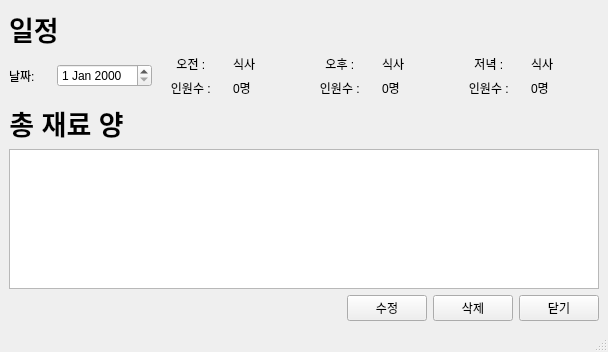
<?xml version="1.0" encoding="UTF-8"?>
<ui version="4.0">
 <class>DateViewWindow</class>
 <widget class="QMainWindow" name="DateViewWindow">
  <property name="geometry">
   <rect>
    <x>0</x>
    <y>0</y>
    <width>608</width>
    <height>352</height>
   </rect>
  </property>
  <property name="windowTitle">
   <string>DateView</string>
  </property>
  <widget class="QWidget" name="centralwidget">
   <layout class="QVBoxLayout" name="verticalLayout">
    <item>
     <widget class="QLabel" name="DateName">
      <property name="font">
       <font>
        <pointsize>20</pointsize>
        <bold>true</bold>
       </font>
      </property>
      <property name="text">
       <string>일정</string>
      </property>
     </widget>
    </item>
    <item>
     <layout class="QHBoxLayout" name="horizontalLayout_3">
      <item>
       <layout class="QHBoxLayout" name="horizontalLayout">
        <item>
         <widget class="QLabel" name="label">
          <property name="text">
           <string>날짜:</string>
          </property>
         </widget>
        </item>
        <item>
         <widget class="QDateEdit" name="dateEdit"/>
        </item>
       </layout>
      </item>
      <item>
       <layout class="QVBoxLayout" name="verticalLayout_3">
        <item>
         <layout class="QHBoxLayout" name="horizontalLayout_2">
          <item>
           <widget class="QLabel" name="label_3">
            <property name="text">
             <string>오전 : </string>
            </property>
            <property name="alignment">
             <set>Qt::AlignCenter</set>
            </property>
           </widget>
          </item>
          <item>
           <widget class="QLabel" name="morningMeal">
            <property name="text">
             <string>식사</string>
            </property>
           </widget>
          </item>
         </layout>
        </item>
        <item>
         <layout class="QHBoxLayout" name="horizontalLayout_9">
          <item>
           <widget class="QLabel" name="label_5">
            <property name="text">
             <string>인원수 : </string>
            </property>
            <property name="alignment">
             <set>Qt::AlignCenter</set>
            </property>
           </widget>
          </item>
          <item>
           <widget class="QLabel" name="numOfMorning">
            <property name="text">
             <string>0명</string>
            </property>
           </widget>
          </item>
         </layout>
        </item>
       </layout>
      </item>
      <item>
       <layout class="QVBoxLayout" name="verticalLayout_4">
        <item>
         <layout class="QHBoxLayout" name="horizontalLayout_6">
          <item>
           <widget class="QLabel" name="label_6">
            <property name="text">
             <string>오후 : </string>
            </property>
            <property name="alignment">
             <set>Qt::AlignCenter</set>
            </property>
           </widget>
          </item>
          <item>
           <widget class="QLabel" name="lunch">
            <property name="text">
             <string>식사</string>
            </property>
           </widget>
          </item>
         </layout>
        </item>
        <item>
         <layout class="QHBoxLayout" name="horizontalLayout_10">
          <item>
           <widget class="QLabel" name="label_7">
            <property name="text">
             <string>인원수 : </string>
            </property>
            <property name="alignment">
             <set>Qt::AlignCenter</set>
            </property>
           </widget>
          </item>
          <item>
           <widget class="QLabel" name="numOfLunch">
            <property name="text">
             <string>0명</string>
            </property>
           </widget>
          </item>
         </layout>
        </item>
       </layout>
      </item>
      <item>
       <layout class="QVBoxLayout" name="verticalLayout_5">
        <item>
         <layout class="QHBoxLayout" name="horizontalLayout_4">
          <item>
           <widget class="QLabel" name="label_4">
            <property name="text">
             <string>저녁 : </string>
            </property>
            <property name="alignment">
             <set>Qt::AlignCenter</set>
            </property>
           </widget>
          </item>
          <item>
           <widget class="QLabel" name="dinner">
            <property name="text">
             <string>식사</string>
            </property>
           </widget>
          </item>
         </layout>
        </item>
        <item>
         <layout class="QHBoxLayout" name="horizontalLayout_11">
          <item>
           <widget class="QLabel" name="label_8">
            <property name="text">
             <string>인원수 : </string>
            </property>
            <property name="alignment">
             <set>Qt::AlignCenter</set>
            </property>
           </widget>
          </item>
          <item>
           <widget class="QLabel" name="numOfDinner">
            <property name="text">
             <string>0명</string>
            </property>
           </widget>
          </item>
         </layout>
        </item>
       </layout>
      </item>
     </layout>
    </item>
    <item>
     <layout class="QHBoxLayout" name="horizontalLayout_8">
      <item>
       <widget class="QLabel" name="label_9">
        <property name="font">
         <font>
          <pointsize>20</pointsize>
          <bold>true</bold>
         </font>
        </property>
        <property name="text">
         <string>총 재료 양</string>
        </property>
        <property name="textFormat">
         <enum>Qt::MarkdownText</enum>
        </property>
        <property name="alignment">
         <set>Qt::AlignCenter</set>
        </property>
       </widget>
      </item>
      <item>
       <spacer name="horizontalSpacer_2">
        <property name="orientation">
         <enum>Qt::Horizontal</enum>
        </property>
        <property name="sizeHint" stdset="0">
         <size>
          <width>40</width>
          <height>20</height>
         </size>
        </property>
       </spacer>
      </item>
     </layout>
    </item>
    <item>
     <widget class="QTextBrowser" name="textBrowser"/>
    </item>
    <item>
     <layout class="QHBoxLayout" name="horizontalLayout_5">
      <item>
       <spacer name="horizontalSpacer">
        <property name="orientation">
         <enum>Qt::Horizontal</enum>
        </property>
        <property name="sizeHint" stdset="0">
         <size>
          <width>40</width>
          <height>20</height>
         </size>
        </property>
       </spacer>
      </item>
      <item>
       <widget class="QPushButton" name="editButton">
        <property name="text">
         <string>수정</string>
        </property>
       </widget>
      </item>
      <item>
       <widget class="QPushButton" name="deleteButton">
        <property name="text">
         <string>삭제</string>
        </property>
       </widget>
      </item>
      <item>
       <widget class="QPushButton" name="escButton">
        <property name="text">
         <string>닫기</string>
        </property>
       </widget>
      </item>
     </layout>
    </item>
   </layout>
  </widget>
  <widget class="QStatusBar" name="statusbar"/>
 </widget>
 <resources/>
 <connections/>
</ui>
